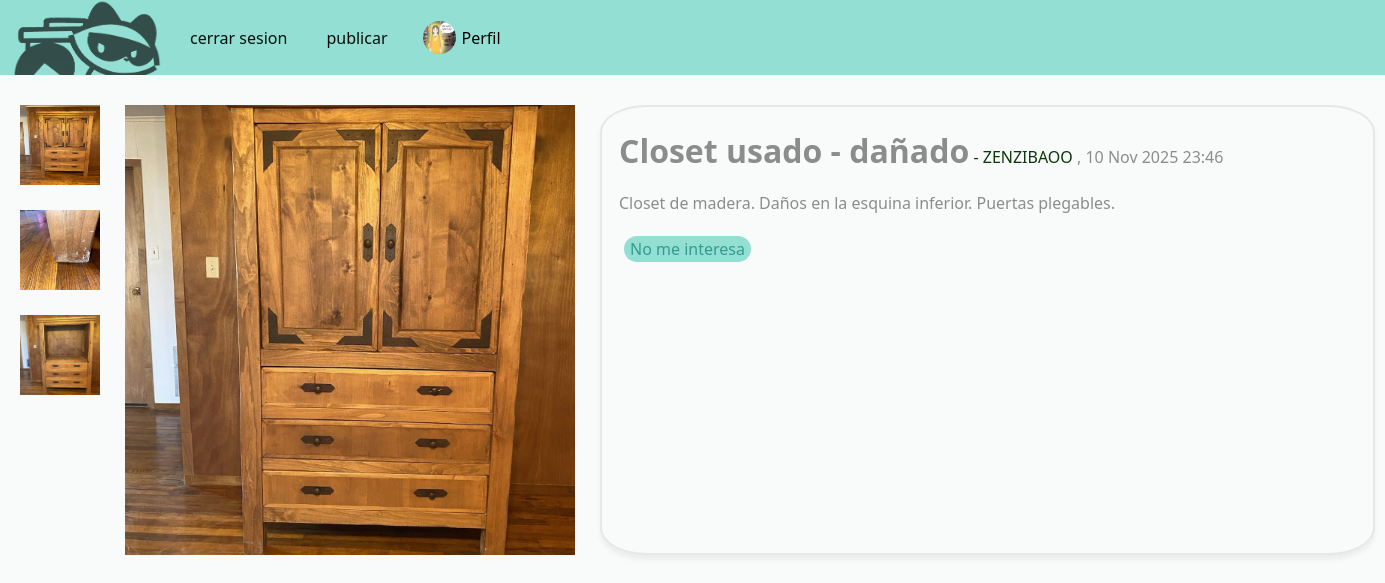
The page /post/7/ (signed in) on the database its author committed.
### user/models.py (models this page shows, shortened)
class user_img(models.Model):
    usuario = models.ForeignKey(User, on_delete=models.CASCADE)
    imagen = models.ImageField(upload_to='imagenes/', default='imagenes/Bin2bin.png',blank=True)
    creado = models.DateTimeField(auto_now_add=True)

### publi/models.py (models this page shows, shortened)
class publi(models.Model):
    titulo = models.CharField(max_length=25)
    descripcion = models.TextField(blank=True, max_length=110)
    creacion = models.DateTimeField(auto_now_add=True)
    usuario = models.ForeignKey(User, on_delete=models.CASCADE)
    imagen = models.ImageField(upload_to='imagenes/', blank=True)
    imagen2 = models.ImageField(upload_to='imagenes/', blank=True)
    imagen3 = models.ImageField(upload_to='imagenes/', blank=True)
    archivado = models.BooleanField(default=False)
    categorias = models.ManyToManyField(categoria)

### publi/views.py (the view)
# urls.py: path('post/<int:post_id>/', publi_views.post, name='post'),
@login_required
def post(request, post_id):
    publicacion = get_object_or_404(publi, id=post_id)
    if request.method == 'POST':
        usuario1 = request.user.id
        usuario2 = publicacion.usuario.id
        if usuario1 == usuario2:
            publicacion.archivado = True
            publicacion.save()
            return redirect('perfil')
        else:
            hay_interesado = Interesado.objects.filter(publicante=publicacion.usuario, interesado=request.user, pk_post=post_id).exists()
            if hay_interesado == True:
                el_interesado = get_object_or_404(Interesado, publicante=publicacion.usuario, interesado=request.user, pk_post=post_id)
                el_interesado.delete()
                return redirect(reverse('post', args=[post_id]))
            else:
                Interesado.objects.create(publicante_id=usuario2, interesado_id=usuario1, pk_post_id=post_id)
                asunto = request.user.username + " se ha interesado en " + "'" + publicacion.titulo + "'"
                mensaje = "¡Hola! He visto tu publicación y me ha interesado mucho. Por favor, responde este correo para seguir en contacto. :)" \
                "\nAtentamente: " + request.user.first_name + " " + request.user.last_name
                remitente = request.user.email
                destinatario = publicacion.usuario.email
                from_email = f"Bin2Bin <miBin2Bin@gmail.com>"
                email = EmailMessage(
                    subject=asunto,
                    body=f"{mensaje}",
                    from_email=from_email,
                    to=[destinatario],
                    reply_to=[remitente],
                )
                email.send(fail_silently=False)
                return redirect(reverse('post', args=[post_id]))
    else:
        interesados = Interesado.objects.filter(pk_post_id=post_id)
        hay_interesado = Interesado.objects.filter(publicante=publicacion.usuario, interesado=request.user, pk_post=post_id).exists()
        try:
            img_obj = get_object_or_404(user_img, usuario=request.user.id)
            return render(request, 'mipubli.html', {'post':publicacion, 'interesados':interesados, 'hay_interesado':hay_interesado, 'imagen':img_obj})
        except:
            return render(request, 'mipubli.html', {'post':publicacion, 'interesados':interesados, 'hay_interesado':hay_interesado})

### publi/templates/mipubli.html (shortened to what this page needs)
{% extends 'hola.html' %}
{% block content %}
<head>
    {% load static %}
    <link rel="stylesheet" href="{% static 'post.css' %}">
</head>
    <div class="post-gallery">
        {% if post.imagen.url != blank %}
        <div class="image big">
            <img src="{{post.imagen.url}}" alt="{{post.titulo}}" class="big-img"/>
        </div>
        <div class="image small">
        <li>
            <img src="{{post.imagen.url}}" alt="{{post.titulo}}" class="small-img"/>
            {% endif %}
        </li>
        <li>{% if post.imagen2.url != blank %}
            <img src="{{post.imagen2.url}}" alt="{{post.titulo}}" class="small-img"/>
            {% endif %}
        </li>
        <li>{% if post.imagen3.url != blank %}
                <img src="{{post.imagen3.url}}" alt="{{post.titulo}}" class="small-img"/>
            {% endif %}
        </li>
        </div>
        <div class="contents">
        <titu>{{ post.titulo }}</titu>
            {% if request.user.id != post.usuario.id %}
            <a href="{% url 'ver_perfil' post.usuario %}">
            - {{ post.usuario }}
            </a>
                , {{ post.creacion|date:"d M Y H:i" }}
            {% else %}
            - {{ post.usuario }}, {{ post.creacion|date:"d M Y H:i" }}
            {% endif %}
            <p>{{ post.descripcion }}</p>
        {% if request.user.id == post.usuario.id %}
            <h2>Interesados:</h2>
            {% for inte in interesados %}
            <ul>
                <a href="{% url 'ver_perfil' inte.interesado %}">
                    <li>
                        <strong>{{ inte.interesado }}</strong>
                    </li>
                </a>
            </ul>
            {% empty %}
                <ul><li>No hay interesados</li></ul>
            {% endfor %}
            <form action="" method="POST">
                {% csrf_token %}
                <button class="rounded-pill">
                    Eliminar
                </button>
            </form>
        {% else %}
            <form action="" method="POST">
                {% if hay_interesado %}
                    <button class="rounded-pill">
                        No me interesa
                    </button>
                {% else %}
                    {% csrf_token %}
                    <button class="rounded-pill">
                        Me interesa
                    </button>
                {% endif %}
            </form>
        {% endif %}
            </div>
        </div>
{% endblock %}

### user/templates/hola.html (shortened to what this page needs)
<!DOCTYPE html>
{% load static %}
<html lang="es">
<head>
    <link rel="stylesheet" href="https://cdn.jsdelivr.net/npm/bootstrap@5.3.8/dist/css/bootstrap.min.css">
    <link rel="stylesheet" href="https://cdn.jsdelivr.net/npm/bootstrap-icons@1.11.3/font/bootstrap-icons.min.css">
    <link rel="stylesheet" href="{% static 'home.css' %}">
</head>
<body style="background-color: rgba(242, 247, 248, 0.44);">
    <nav class="navbar navbar-expand-lg" style="background-color: #1abea374;" data-bs-theme="light">
        <div class="container-fluid">
            <a class="navbar-brand" href="/">
                <img style="width: 150px; height: 75px; margin-bottom:-13px;margin-top: -13px; opacity:0.65" src="\static\img\small_logo.png" alt="Bin2Bin"/>
            </a>
            <div class="collapse navbar-collapse" id="navbarSupportedContent">
                <ul class="navbar-nav me-auto mb-2 mb-lg-0">
                    {% if user.is_authenticated %}
                        {% if request.path != "/publicar/" %}
                            {% if request.path != "/perfil/" %}
                                <li class="nav-item">
                                    <a href="/logout" class="btn btn-openpanel">cerrar sesion</a>
                                </li>
                                <li class="nav-item">
                                    <a href="/publicar" class="btn btn-openpanel">publicar</a>
                                </li>
                                <li class="nav-item">
                                    <a href="/perfil" class="nav-link active d-flex align-items-center">
                                        <img src="{{imagen.imagen.url}}"
                                            alt="Foto de perfil"
                                            width="33"
                                            height="33"
                                            style="border-radius: 50%; margin-right: 6px;">
                                        Perfil
                                    </a>
                                </li>
                            {% endif %}
                        {% endif %}
                    {% endif %}
                </ul>
            </div>
        </div>
    </nav>
    {% block content %}
        {% load static %}
    {% endblock %}
</body>
</html>

### user/static/home.css (style rules this page uses)
:root { --primary-color: #1abea374; --secondary-color: rgba(63, 79, 74, 0.503); --border: rgba(50, 65, 65, 0.196); --box-shadow: 0px 5px 5px rgba(0, 0, 0, 0.053); }
.btn-openpanel { background-color:#4f9e9100; color:rgb(8, 14, 11); border:none; font-size: 1.0rem; }
.navbar-nav { display: flex; align-items: center; gap: 15px; }
.navbar-nav .nav-item a, .navbar-nav .btn-openpanel { display: flex; align-items: center; justify-content: center; }
.navbar-brand { transition: opacity 0.2s ease-in }

### user/static/post.css (style rules this page uses)
:root { --primary-color: #1abea374; --secondary-color: #047e69ad; --bg-color: rgba(242, 247, 248, 0.44); --grey-color: rgba(127, 127, 127, 0.697); --box-shadow: 0px 5px 5px rgba(0, 0, 0, 0.053); }
* { color: rgba(0, 0, 0, 0.444); }
.post-gallery { display: grid; grid-template-columns: 80px 450px 450px 250px 1fr; grid-template-rows: repeat(2,1fr); column-gap: 25px; height: 450px; width:450px; padding: 20px; padding-top: 30px; }
.big { grid-column: 2; grid-row: 2; }
.big img { height: 450px; width:450px; object-fit: cover; }
.small { grid-column: 1; grid-row: 2; object-fit: cover; width:450px; }
.small li { list-style-type: none; margin-bottom: 25px; }
.small img { transform-origin: center center; transition-timing-function: linear; cursor: pointer; width: 80px; height: 80px; }
.contents { grid-column: 3/span 4; grid-row: 2; box-shadow: var(--box-shadow); border: 2px solid var(--grey-color); border-radius: 6%; border-color: rgba(128, 128, 128, 0.158); padding: 17px; }
.rounded-pill { margin: 5px; color: var(--secondary-color); border: none; background-color: var(--primary-color); }

### publi/templates/mipubli.html (style rules this page uses)
titu { display: inline-block; font-size: 2em; margin-top: 0.1em; margin-bottom: 0.5em; margin-left: 0; margin-right: 0; font-weight: 600; }
a { color: rgb(12, 56, 12); }
a:link { text-decoration: none; }

### rows shown on the page
user_img: imagen (picture)
publi: imagen (picture), imagen2 (picture), imagen3 (picture), titulo "Closet usado - dañado", usuario "ZENZIBAOO", creacion "10 Nov 2025 23:46", descripcion "Closet de madera. Daños en la esquina inferior. Puertas plegables."
